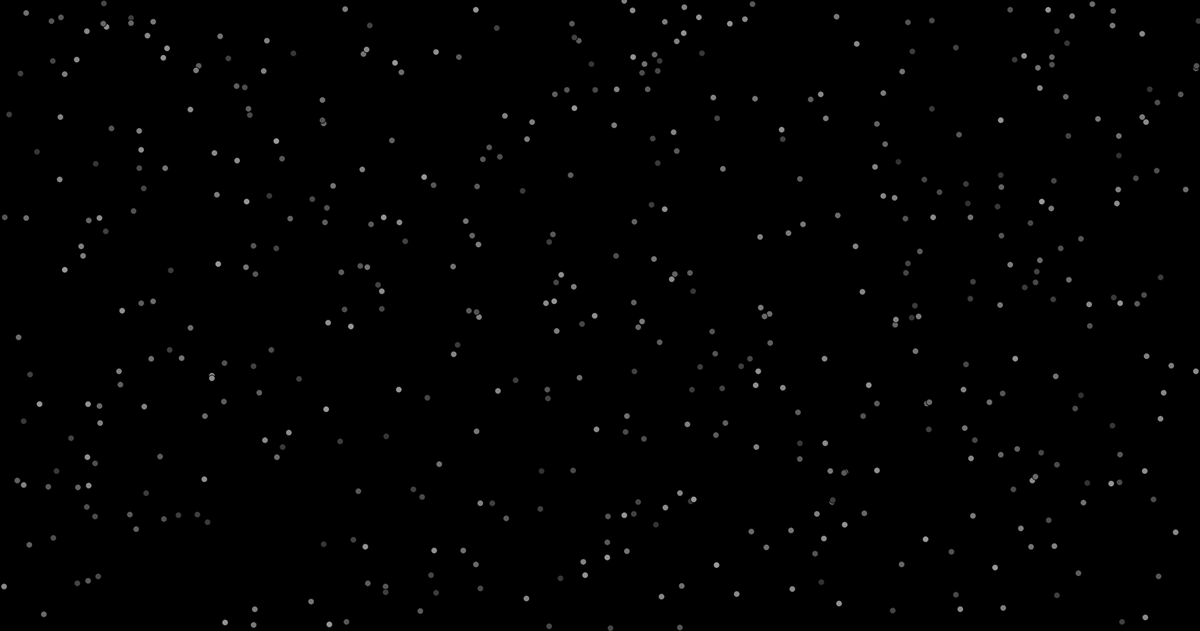
Frame 1 (no input)
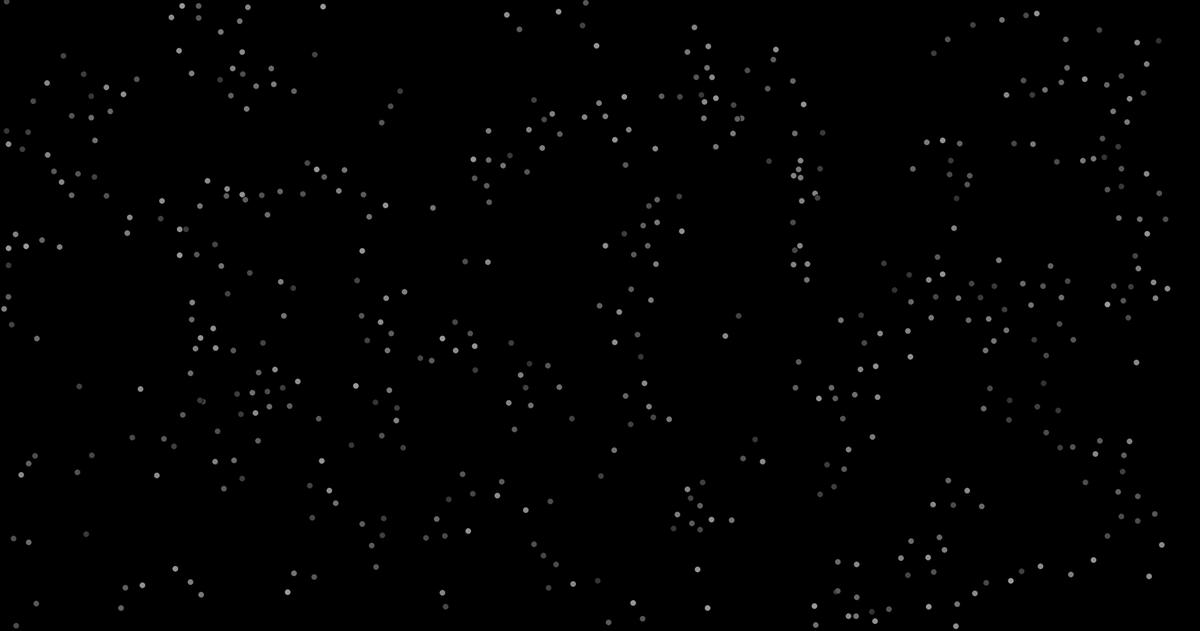
Frame 60 (the mouse pressed at the canvas centre just before this capture)
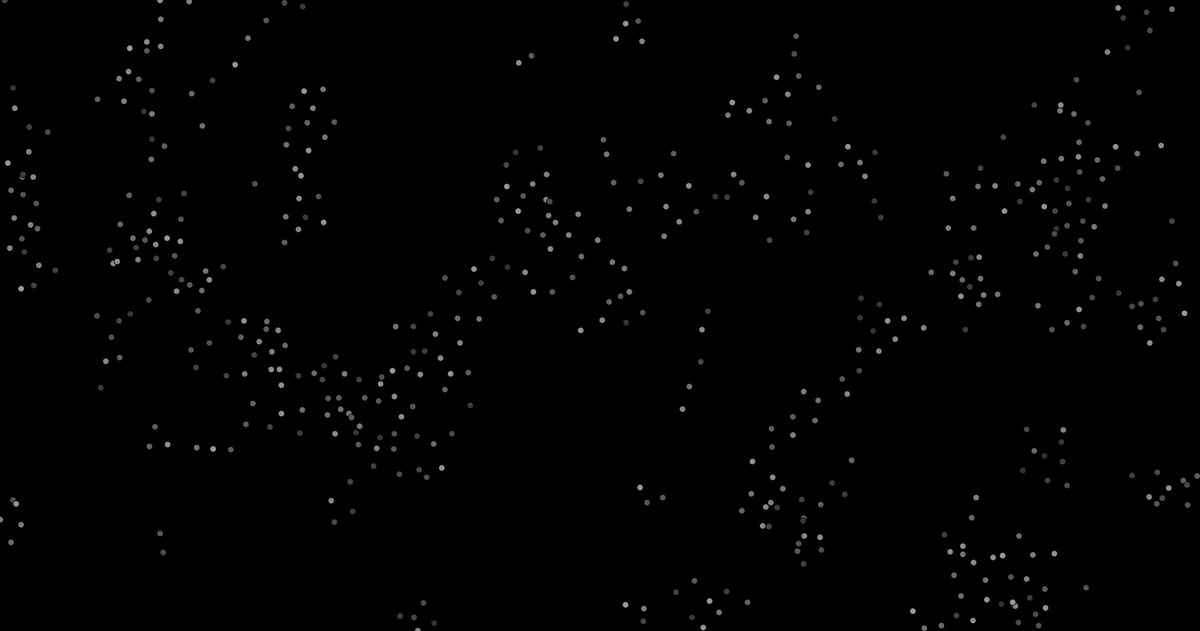
Frame 120 (the mouse held since frame 60 and released just before this capture)

The Processing sketch that drew these frames (run headless with seeded random() and noise(); from frame 60 on, the mouse is pressed at the canvas centre):

// Processing sketch: boids
// ── boids.pde
float max_vel_mag_sq = 60;
float max_vel_mag = sqrt(max_vel_mag_sq);
float max_force = 0.3;
int dispHeight = 1000;
int dispWidth = 1900;
PVector acc = new PVector(0,0);
PVector sepAcc = new PVector(0,0);
PVector cohAcc = new PVector(0,0);
PVector aliAcc = new PVector(0,0);
PVector diff = new PVector(0,0);
float  sepScalar = 5;
float  cohScalar = 4;
float  aliScalar = 8;
float visionDiam = 60;
float protDiam = 30;
float d;
int neighbours = 0,closeNeighbours = 0;
int BoidN = 500;
Boid[] B = new Boid[BoidN];

class Boid{
  PVector pos;
  PVector vel;
  PVector acc;
  int col = int(random(50,155));
  Boid(){
    pos = new PVector(random(dispWidth),random(dispHeight));
    vel = PVector.random2D();
    vel.setMag(random(max_vel_mag));
    acc = new PVector(0,0);
  }
  void update(){
    sepAcc.set(0,0);cohAcc.set(0,0);aliAcc.set(0,0);neighbours = 0;closeNeighbours = 0; 
    for(int i=0;i<BoidN;i++){
      d = dist(pos.x,pos.y,B[i].pos.x,B[i].pos.y);
      if(d<visionDiam){
        if(d<protDiam){
          closeNeighbours++;
          diff.set(0,0);
          diff.add(pos);
          diff.sub(B[i].pos);
          //diff.div(d+1);
          diff.mult(protDiam-d);
          sepAcc.add(diff);
        }
        aliAcc.add(B[i].vel);
        cohAcc.add(B[i].pos);
        neighbours++;
      }
    }
    closeNeighbours--;
    neighbours--;
    if(closeNeighbours>0)sepAcc.div(closeNeighbours);
    sepAcc.mult(sepScalar);
    acc.add(sepAcc);
    aliAcc.sub(vel);
    cohAcc.sub(pos);
    if(neighbours>0){
      aliAcc.div(neighbours);
      cohAcc.div(neighbours);
    }
    cohAcc.sub(pos);
    cohAcc.setMag(max_vel_mag);
    aliAcc.sub(vel);
    aliAcc.mult(aliScalar);
    cohAcc.mult(cohScalar);
    acc.add(aliAcc);
    acc.add(cohAcc);
    acc.limit(max_force);
    
    vel = vel.add(acc);
    vel.limit(max_vel_mag);
    
    pos = pos.add(vel);
    if(pos.x<0){pos.x = 0;vel.x*=-1;pos.add(vel);}
    if(pos.x>dispWidth){pos.x = dispWidth;vel.x*=-1;pos.add(vel);}
    if(pos.y<0){pos.y = 0;vel.y*=-1;pos.add(vel);}
    if(pos.y>dispHeight){pos.y = dispHeight;vel.y*=-1;pos.add(vel);}
  }
  void display(){
    fill(col);
    circle(pos.x,pos.y,10);
  }
}



void setup(){
  size(1900,1000);
  for(int i=0;i<BoidN;i++){
    B[i] = new Boid();
  }
}

void draw(){
  background(0);
  for(int i=0;i<BoidN;i++){
    B[i].update();
    B[i].display();
  }
  println(frameRate);
  frameRate(60);
}
